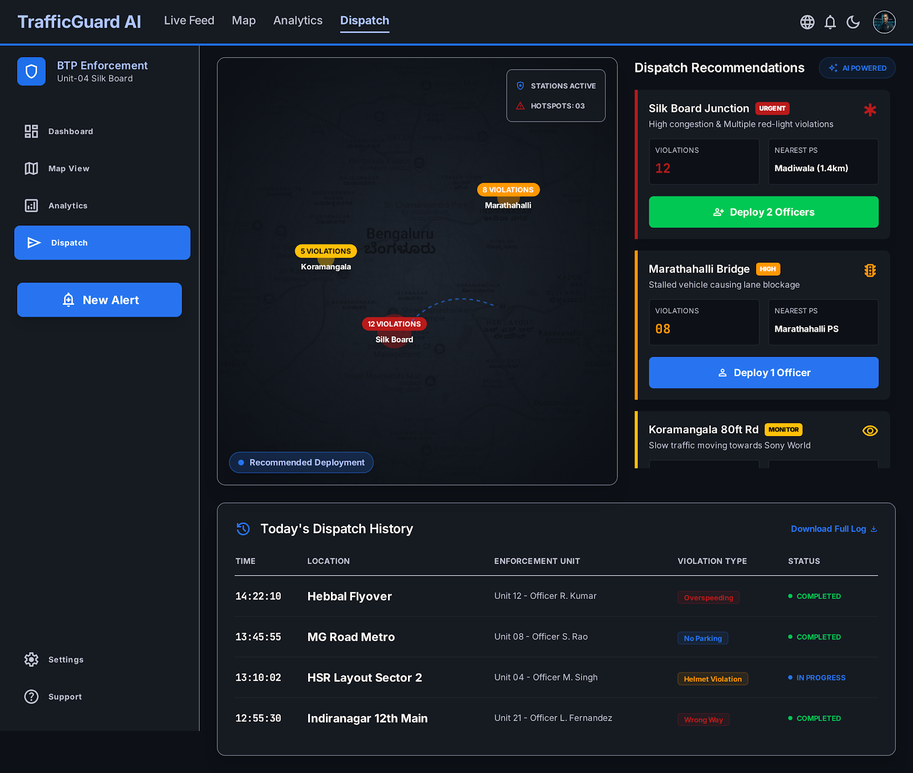
#> input picture stitch_trafficguard_ai_dashboard/stitch_trafficguard_ai_dashboard/dispatch_dark_mode/screen.png, 913 x 773 px, shrunk from 1600 x 1354 before the run
$ python -i preprocessing.py   (imports and definitions only)
#> lines starting #> are read from the running program, lines starting #| are printed output that depends on the picture
#> further down, picture is the input picture: shape (773, 913, 3); mean B, G, R 42.4, 33.9, 25.8
"""
utils/preprocessing.py
Real pixel-level pre-processing using OpenCV.

PDF Differentiator #1 + Demo Moment 1:
  - CLAHE on LAB L-channel for low-light frames
  - fastNlMeansDenoisingColored for blur/rain/fog frames
  - enhance_frame() is independently testable
"""
from __future__ import annotations
import cv2
import numpy as np
from config import LOW_LIGHT_THRESHOLD


# [20 lines left out: functions _bytes_to_bgr, _bgr_to_bytes, mean_luminance, not called in this run]


def apply_clahe(img: np.ndarray) -> np.ndarray:
    """CLAHE on the L-channel of a BGR image (LAB colour space)."""
    lab = cv2.cvtColor(img, cv2.COLOR_BGR2LAB)
#> lab: shape (773, 913, 3); mean of channels 0, 1, 2 32.2, 127.4, 122
    l_ch, a_ch, b_ch = cv2.split(lab)
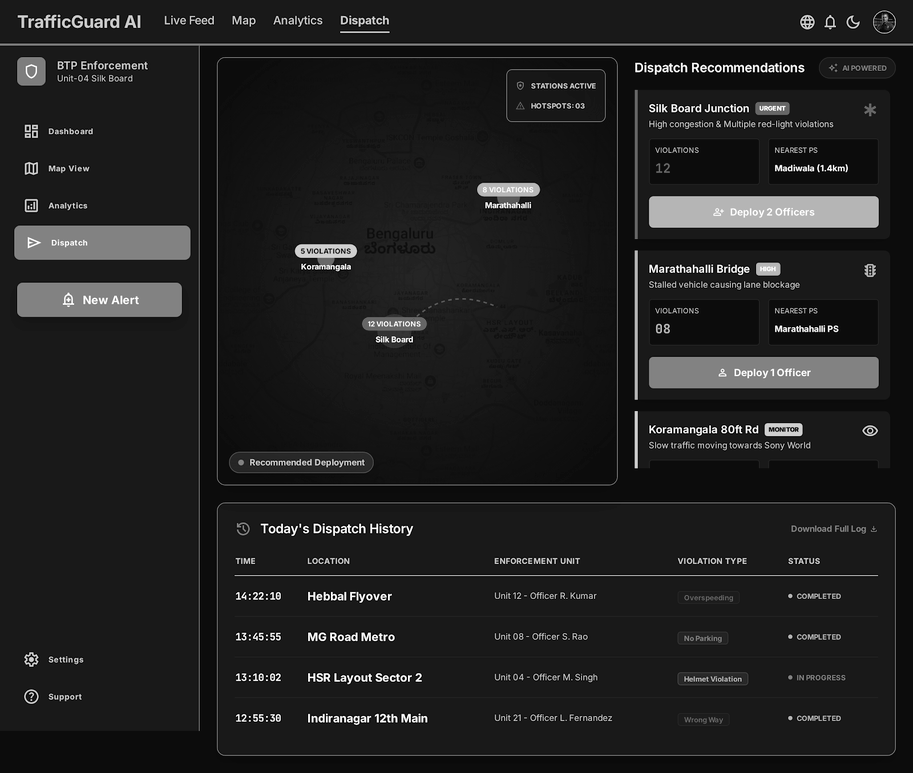
#> l_ch: shape (773, 913); min 0, max 255, mean 32.2
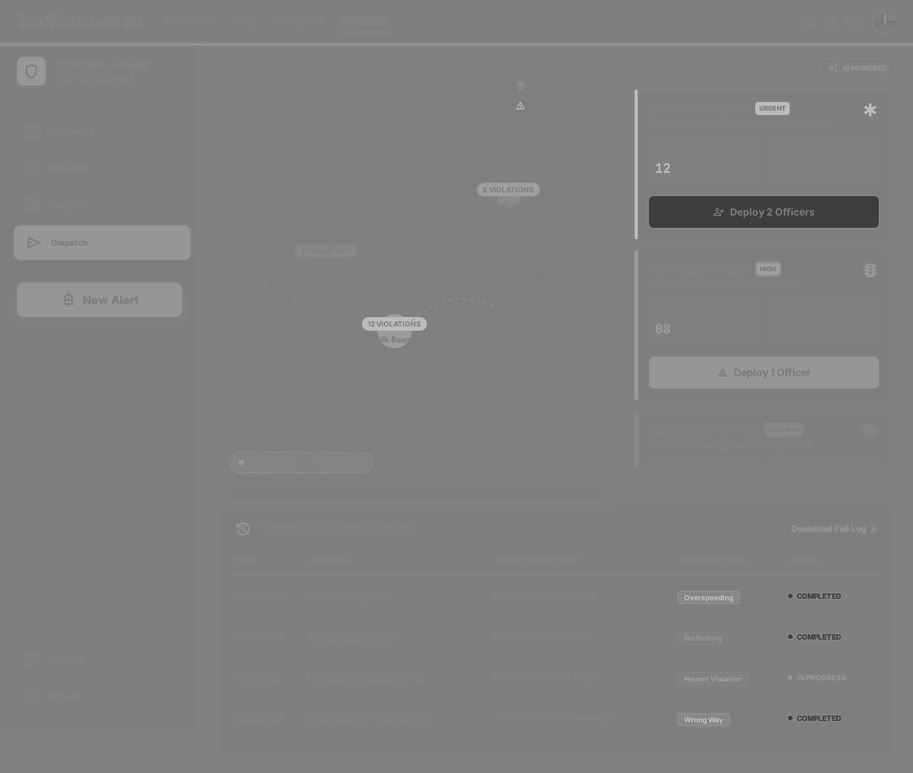
#> a_ch: shape (773, 913); min 54, max 196, mean 127.4
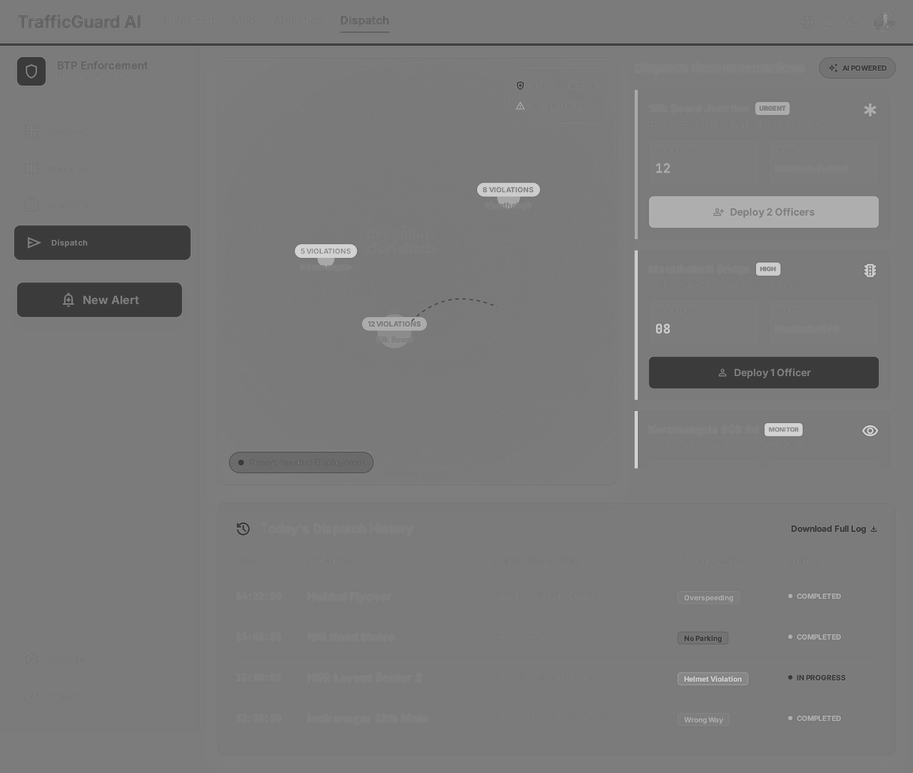
#> b_ch: shape (773, 913); min 45, max 219, mean 122
    clahe = cv2.createCLAHE(clipLimit=2.0, tileGridSize=(8, 8))
    l_ch = clahe.apply(l_ch)
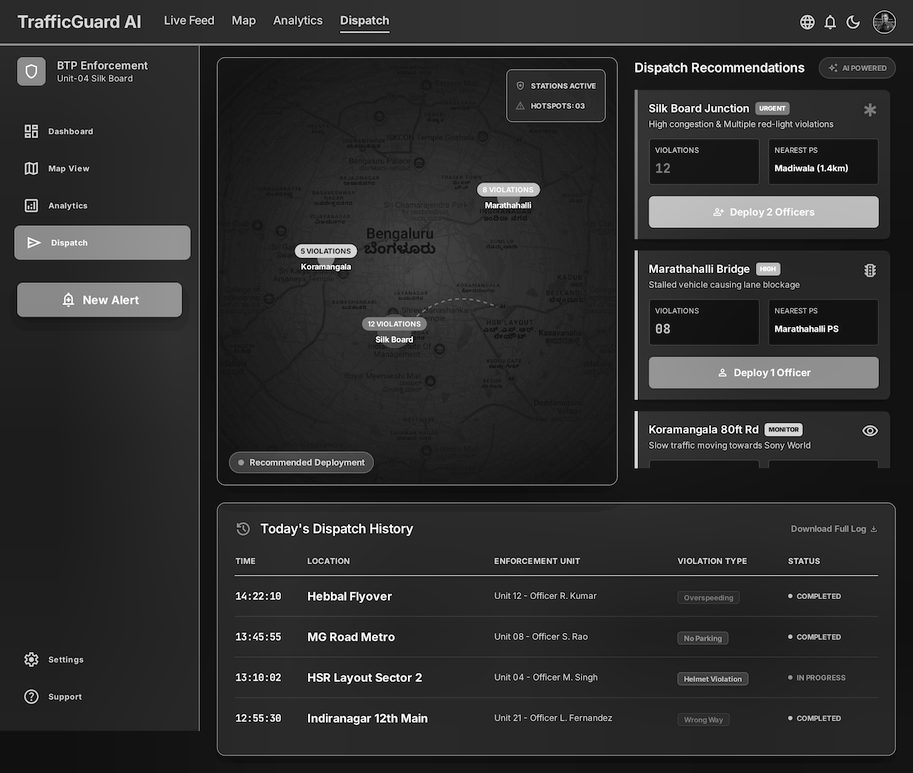
#> l_ch: shape (773, 913); min 1, max 255, mean 45.5
    lab = cv2.merge([l_ch, a_ch, b_ch])
#> lab: shape (773, 913, 3); mean of channels 0, 1, 2 45.5, 127.4, 122
    return cv2.cvtColor(lab, cv2.COLOR_LAB2BGR)
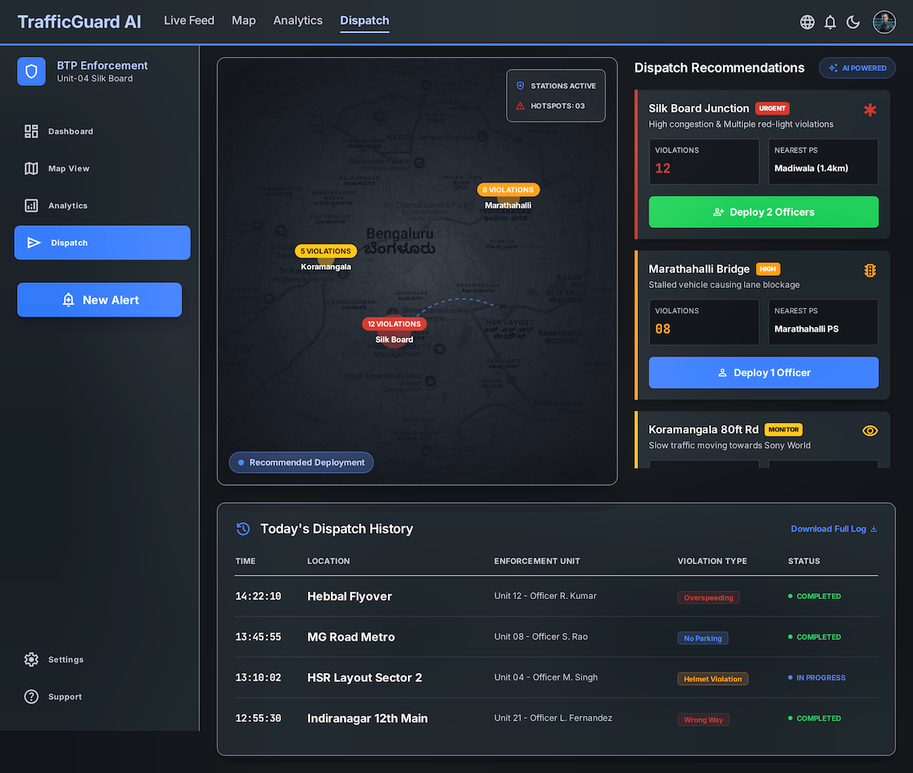
#> returned value: shape (773, 913, 3); mean B, G, R 53.3, 45.5, 36.5


def apply_denoise(img: np.ndarray) -> np.ndarray:
    """Light colour denoising (fast non-local means)."""
    return cv2.fastNlMeansDenoisingColored(img, None, 7, 7, 7, 21)


# [29 lines left out: function enhance_frame, not called in this run]

>>> import cv2
>>> picture = cv2.imread('../../stitch_trafficguard_ai_dashboard/stitch_trafficguard_ai_dashboard/dispatch_dark_mode/screen.png')
>>> result = apply_clahe(picture)
